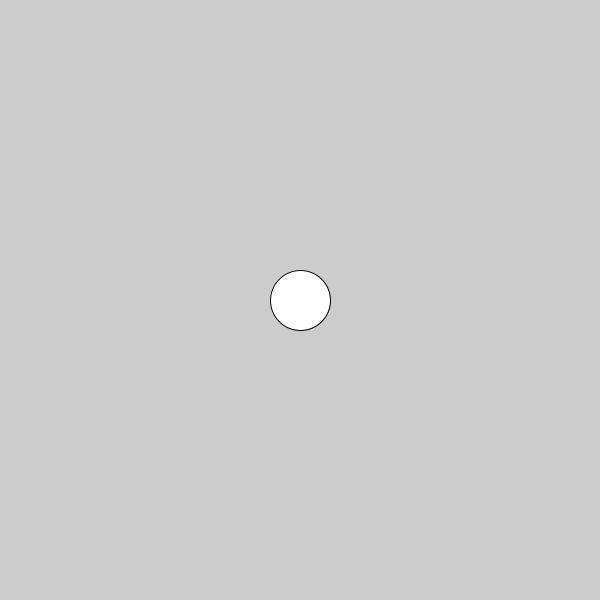
Frame 1 (no input)
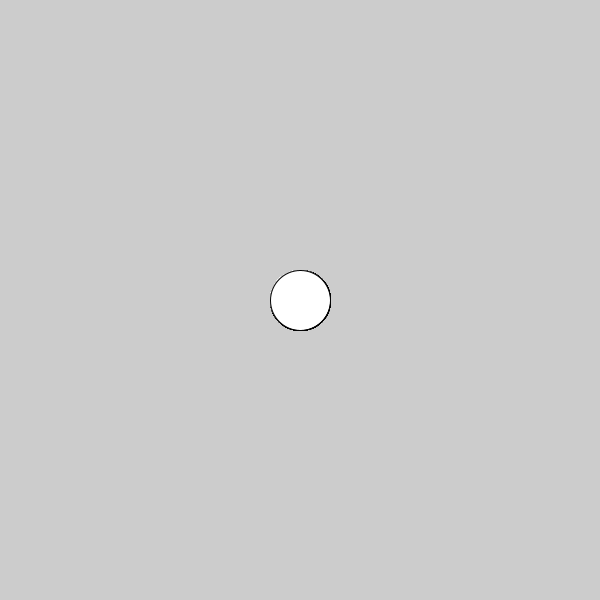
Frame 60 (the mouse pressed at the canvas centre just before this capture)
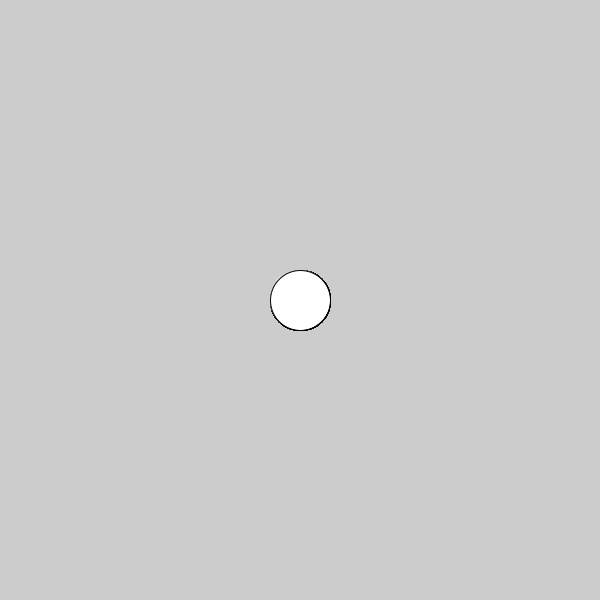
Frame 120 (the mouse held since frame 60 and released just before this capture)

The Processing sketch that drew these frames (run headless with seeded random() and noise(); from frame 60 on, the mouse is pressed at the canvas centre):

// Processing sketch: exercise20_1
// ── exercise20_1.pde

void setup(){
  size(600,600);
  stroke(4);
}
void draw(){
  ellipse(300,300,60,60);
  frameRate(4);
  println(frameCount);
  
}
